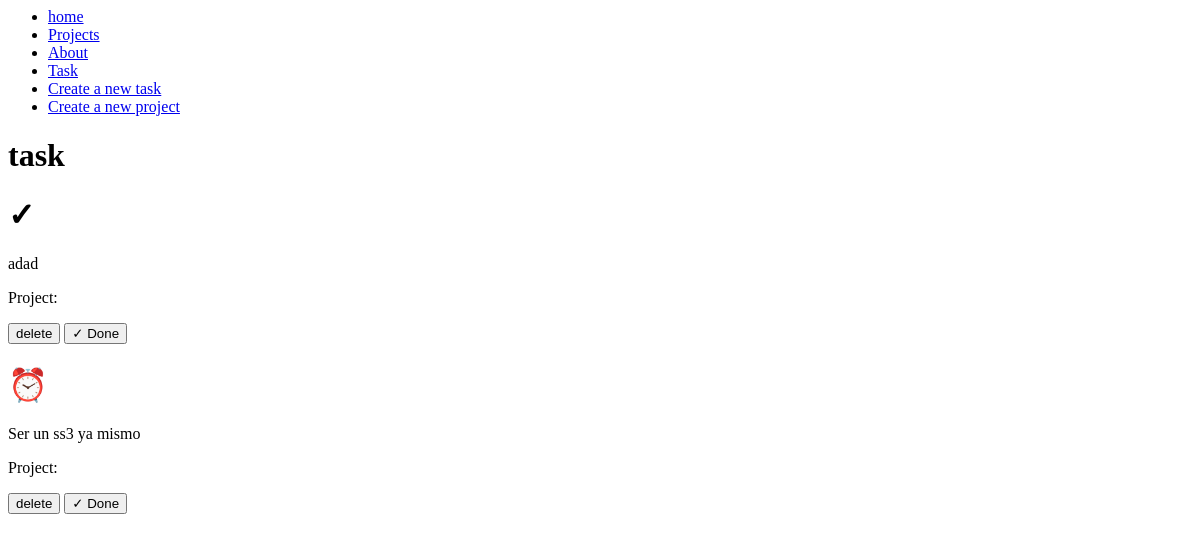
Page /task/ on the earlier database version.
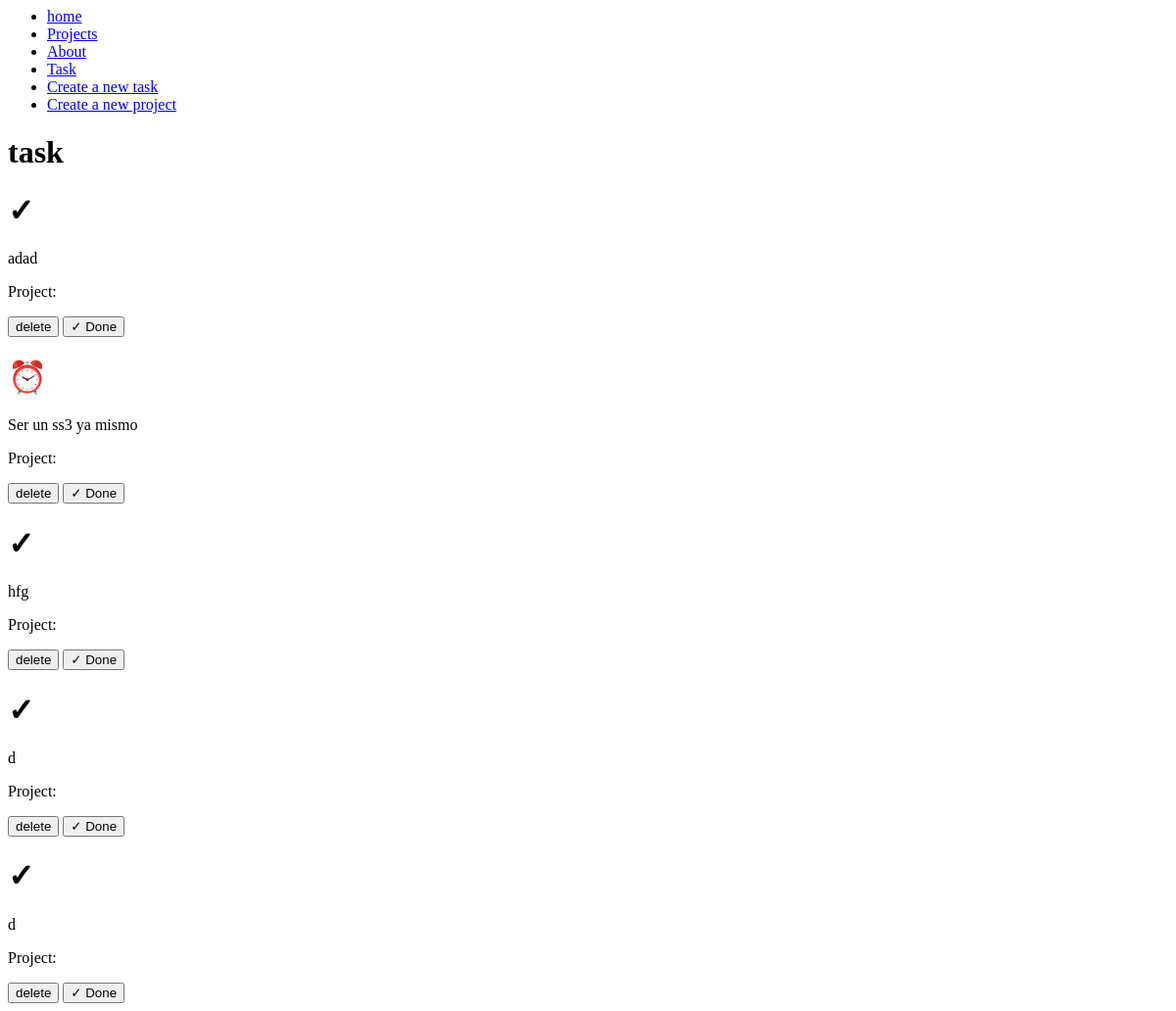
Same page on the later database version.
### myapp/models.py (models this page shows, shortened)
class Task(models.Model):
    title = models.CharField(max_length=250)  #
    description = models.TextField()
    project = models.ForeignKey(Project, on_delete=models.CASCADE)
    done = models.BooleanField(default=False)

### myapp/views.py (the view)
# urls.py: path('task/', views.task),
def task(request):
    Tasks = Task.objects.all()
    return render(request, 'task/task.html',{
        'tareas': Tasks
    })

### myapp/templates/task/task.html
{% extends 'layouts/base.html' %} {% block content %}
<h1>task</h1>
{% for tareas in tareas%}
<div>
  <h1>
    {%if tareas.done == False%} ✓{% else %}⏰{% endif %} {{tareas.tittle}}
  </h1>
  <p>{{tareas.description}}</p>
  <p>Project: {{tareas.priject}}</p>
  <button>delete</button>
  <button>✓ Done</button>
</div>
{% endfor %} {% endblock %}

### myapp/templates/layouts/base.html
<nav>
    <ul>
        <li>
            <a href="/">home</a>
        </li>
        <li>
            <a href="/prokects">Projects</a>
        </li>
        <li>
            <a href="/about">About</a>
        </li>
        <li>
            <a href="/task">Task</a>
        </li>
        <li>
            <a href="/create_task">Create a new task</a>
        </li>
        <li>
            <a href="/create_project">Create a new project</a>
        </li>
    </ul>
</nav>
{% block content%}
{% endblock %}

Differences in the rows shown:
added Task: description "hfg"
added Task: description "d"
added Task: description "d"
